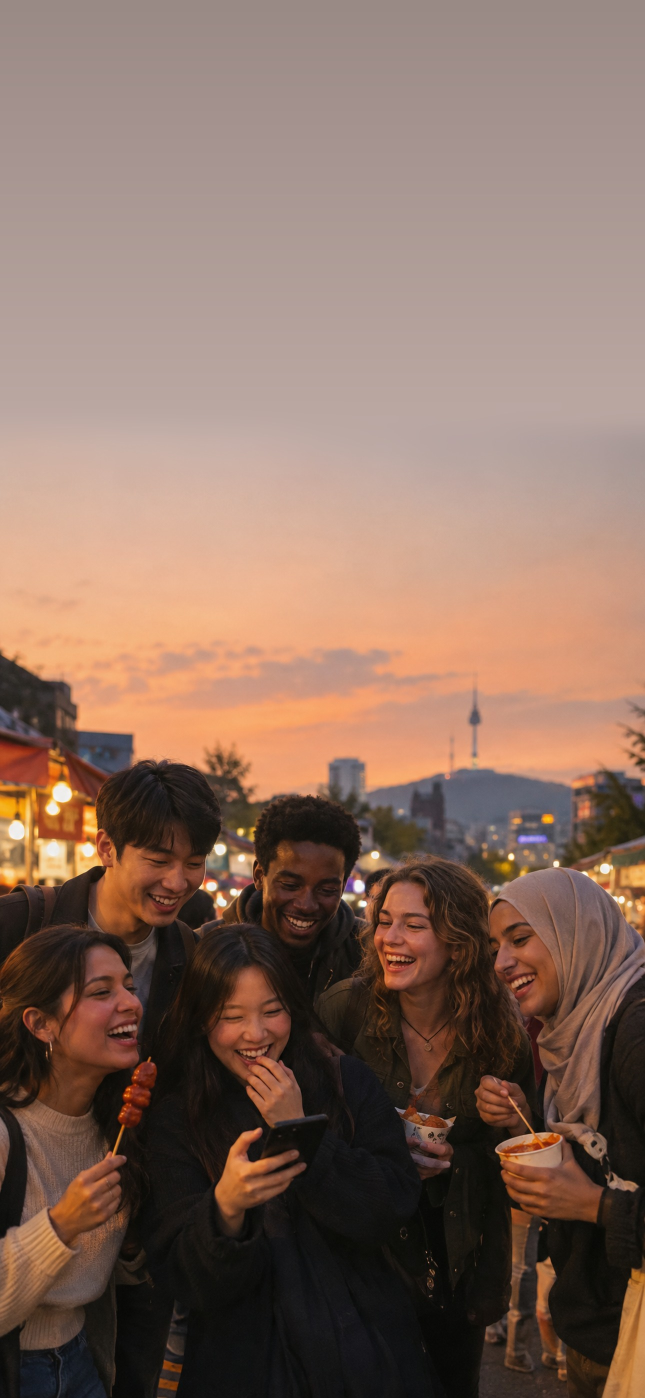
#> input picture mingle-app/rn/store-screenshots/hero/group.jpg, 1290 x 2796 px (shown at 1/2 size)
$ python make-backdrop.py
#> lines starting #> are read from the running program, lines starting #| are printed output that depends on the picture
#!/usr/bin/env python3
"""Backgrounds for slides 02 and 03 that continue slide 01's street.

The store shows the slides side by side, so 01 | 02 | 03 read as one strip.
scenes/street-original.png is a wide sunset street drawn with the ChatGPT pool
from slide 01's photo; its right part (the street running on past the friends,
no faces in it) is scaled to the slide height and fills 02 and 03. The store
puts a small gap between screenshots, so the strip only has to carry the same
sky, horizon and light across; the phone covers most of these slides anyway. Writes scenes/backdrop-02.jpg and -03.jpg.
"""
from pathlib import Path

from PIL import Image

HERE = Path(__file__).resolve().parent
LEFT = 0.478  # where the street starts in street-original.png, as a share of its width

hero = Image.open(HERE / "hero/group.jpg").convert("RGB")
#> hero is the input picture: PIL image 1290x2796 RGB; mean R, G, B 135.9, 108.9, 95.6
w, h = hero.size
#> w = 1290; h = 2796
street = Image.open(HERE / "scenes/street-original.png").convert("RGB")
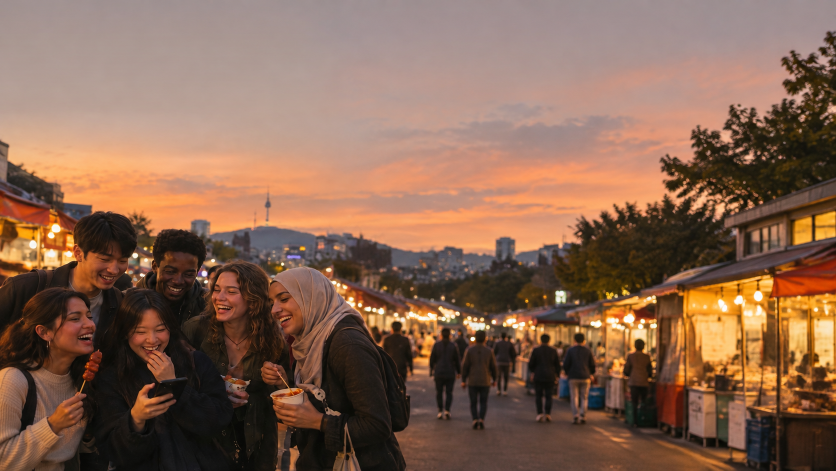
#> input picture mingle-app/rn/store-screenshots/scenes/street-original.png, 1672 x 941 px (shown at 1/2 size)
#> street is the input picture: PIL image 1672x941 RGB; mean R, G, B 135.2, 101.5, 81.9
part = street.crop((int(street.width * LEFT), 0, street.width, street.height))
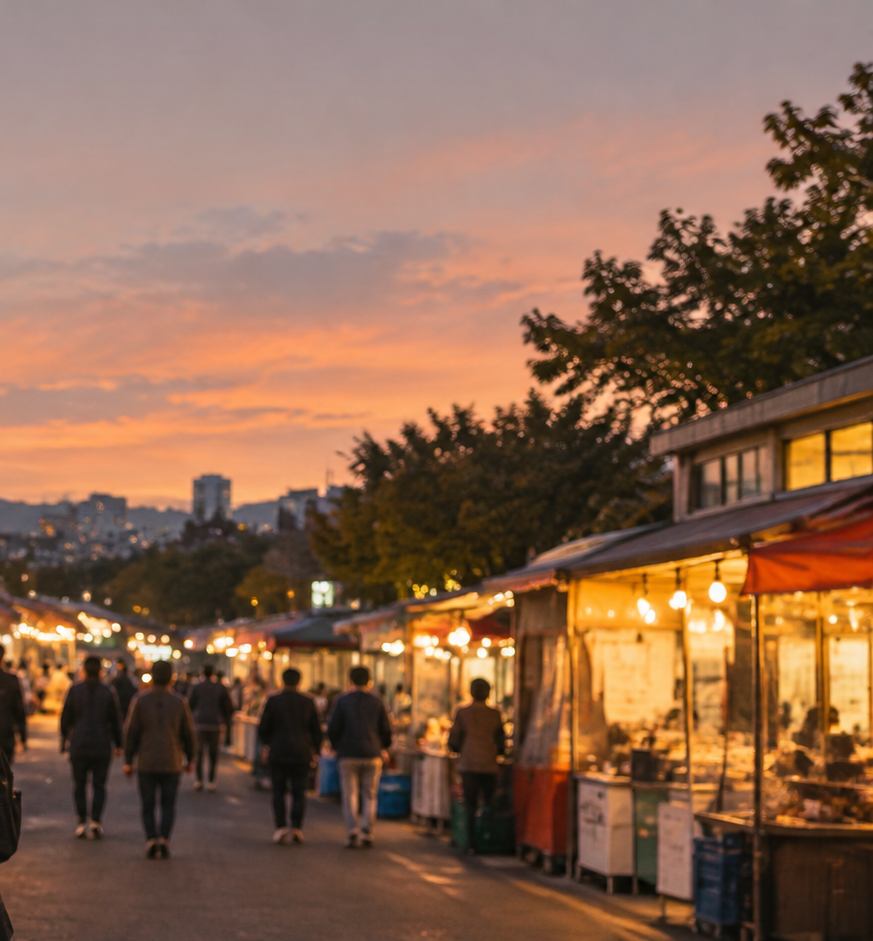
#> part: PIL image 873x941 RGB; mean R, G, B 138.7, 102.5, 80.3
part = part.resize((round(part.width * h / part.height), h), Image.LANCZOS)
#> part: PIL image 2594x2796 RGB
part = part.crop((0, 0, w * 2, h)) if part.width >= w * 2 else part.resize((w * 2, h), Image.LANCZOS)
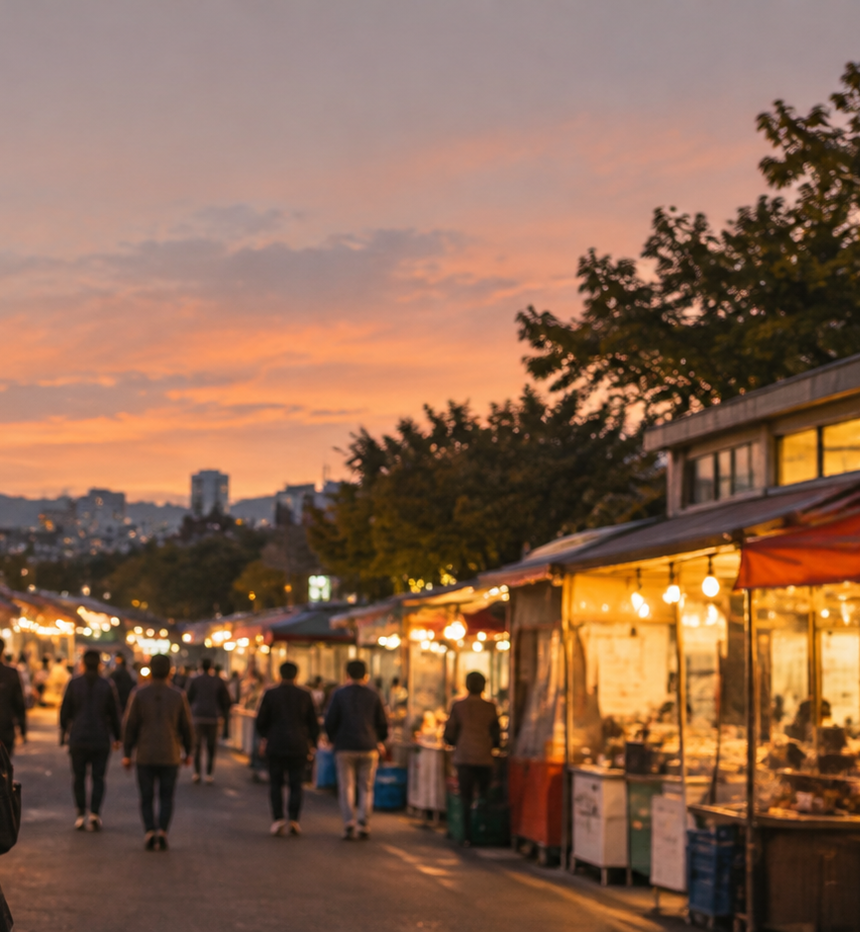
#> part: PIL image 2580x2796 RGB (shown at 1/3 size); mean R, G, B 138.8, 102.7, 80.5

for i, name in ((0, "backdrop-02.jpg"), (1, "backdrop-03.jpg")):
    part.crop((w * i, 0, w * (i + 1), h)).save(HERE / "scenes" / name, quality=88)
#> this loop made 2 passes
#> pass 1, `part.crop((w * i, 0, w * (i + 1), h)).save(HERE / "scenes" / name, qua..`:
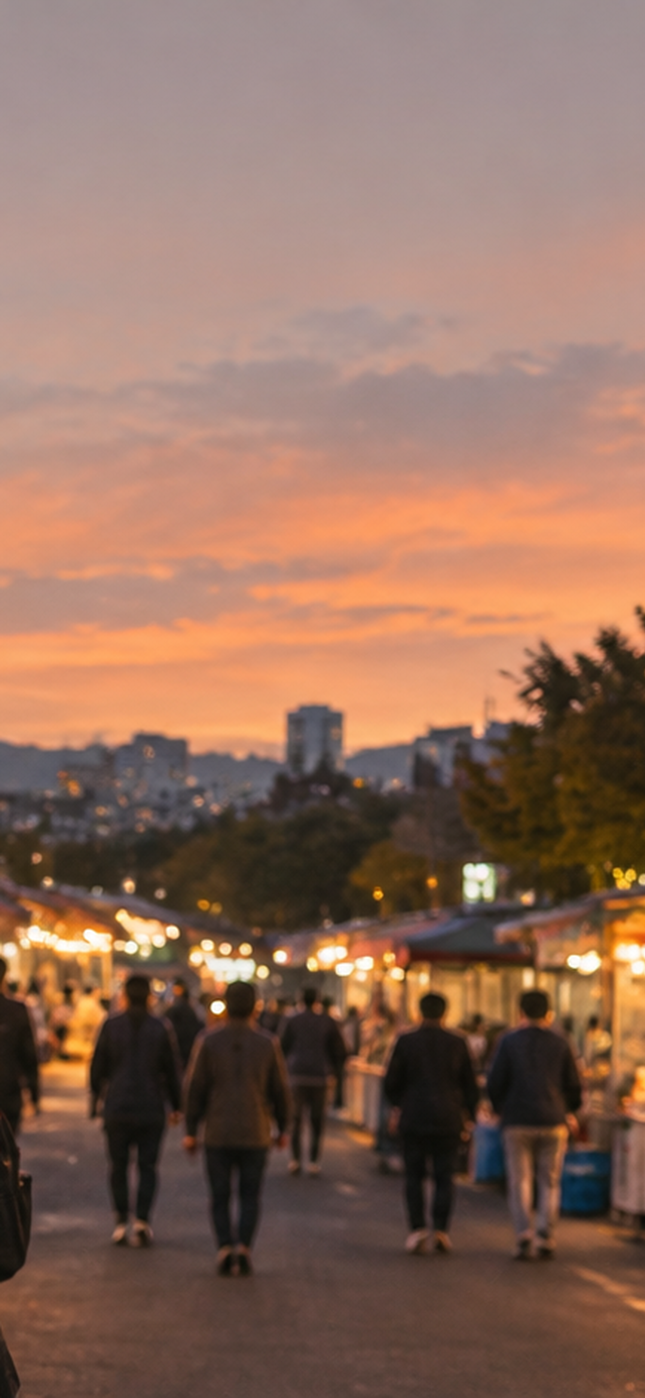
#> saved as backdrop-02.jpg: PIL image 1290x2796 RGB (shown at 1/2 size); mean R, G, B 143.8, 109.4, 92.8
#> pass 2, `part.crop((w * i, 0, w * (i + 1), h)).save(HERE / "scenes" / name, qua..`:
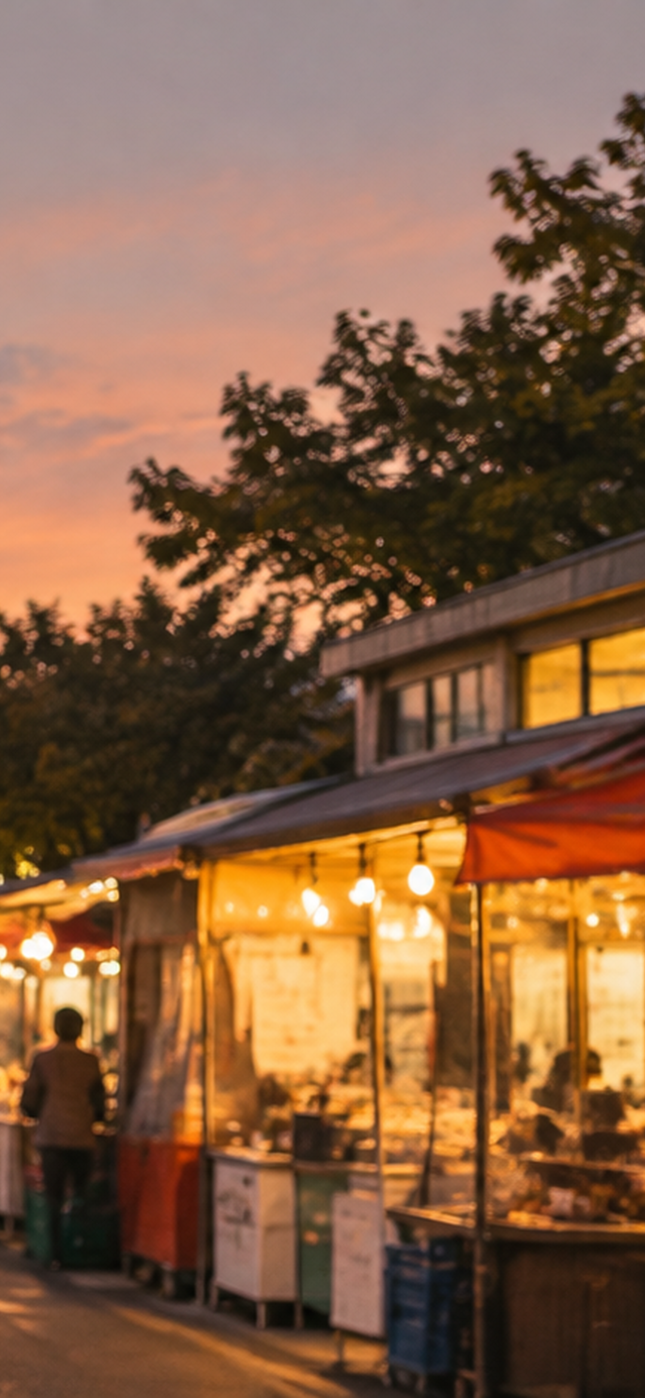
#> saved as backdrop-03.jpg: PIL image 1290x2796 RGB (shown at 1/2 size); mean R, G, B 133.8, 96, 68.3
print("ok", part.size)
#| ok (2580, 2796)
